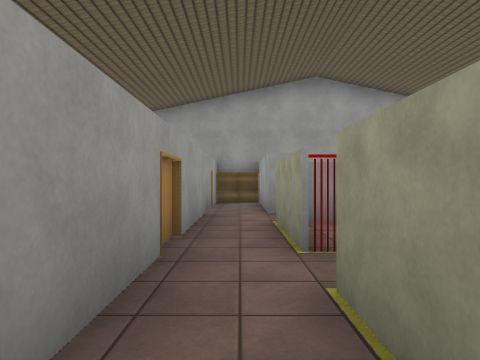
[1] (above)

17 first-person views from a walk through a 3-D level made in the Unity game engine. The camera is 1.3 m above the floor, looks level and sees 75° across. The floor is counted in squares, 2 m on a side. Each view is taken from the middle of a square. On the plan, view 1 faces up. The plan holds only what a view shows up to about 10 squares ahead; the rest is blank. The place goes on beyond the plan. The player is left out. Some surface patterns are stand-ins.

[2]
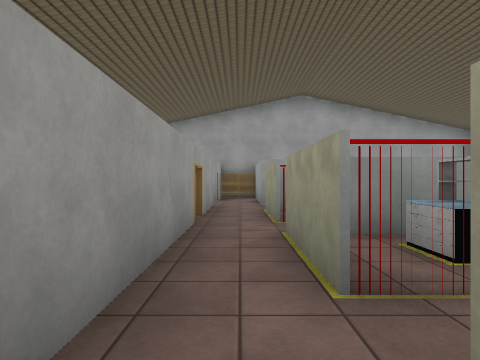

[3]
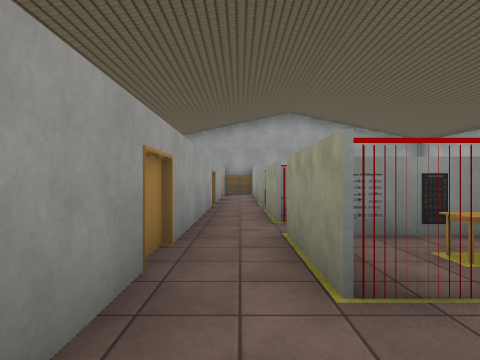

[4]
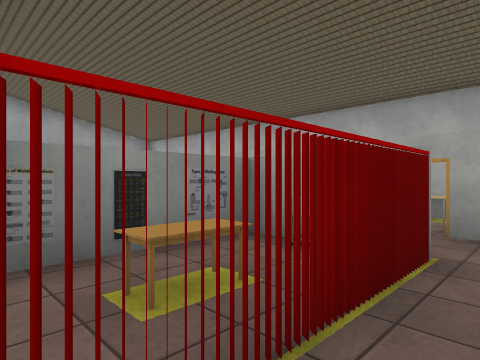

[5]
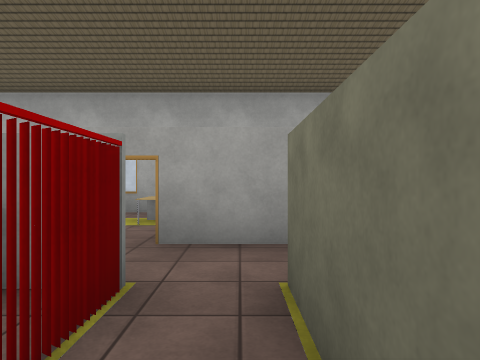

[6]
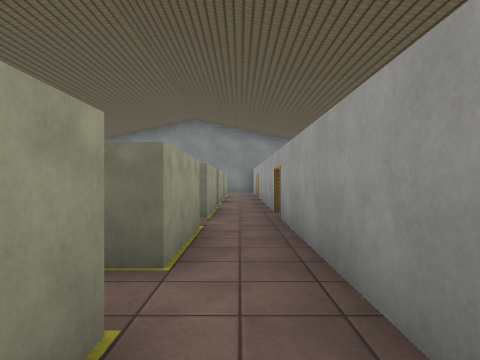

[7]
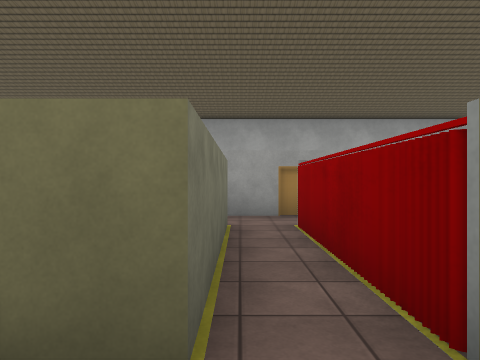

[8]
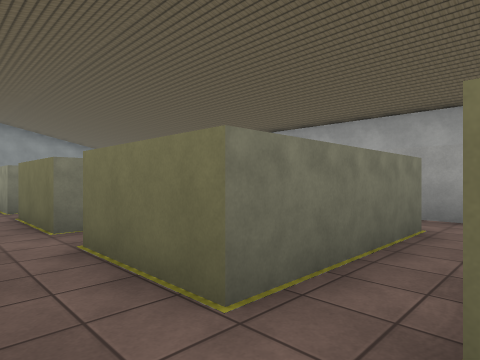

[9]
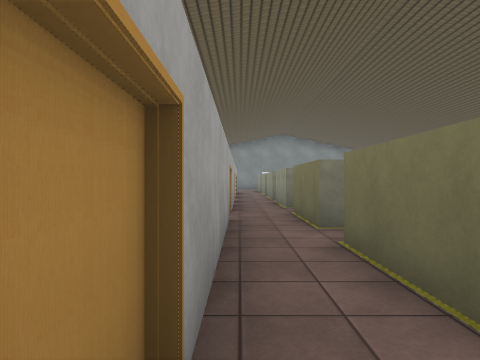

[10]
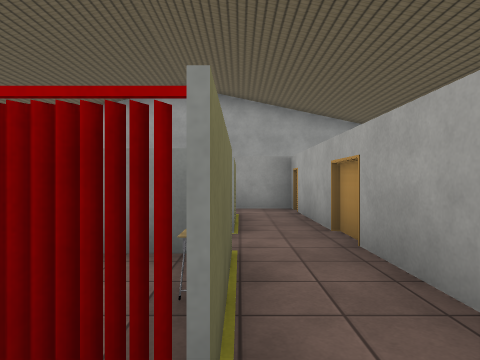

[11]
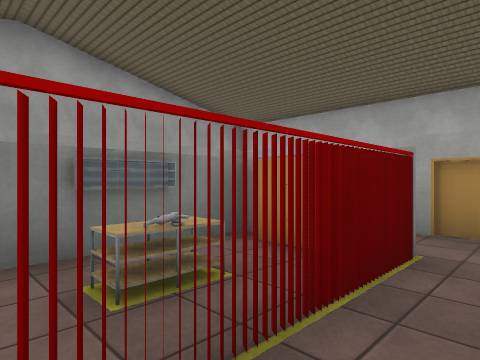

[12]
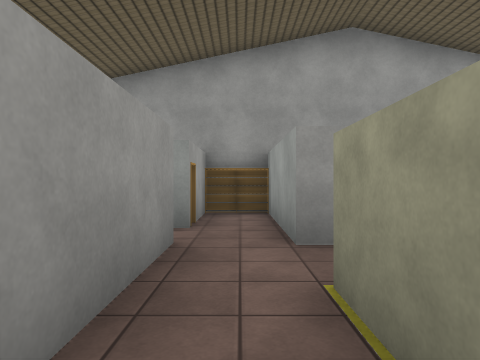

[13]
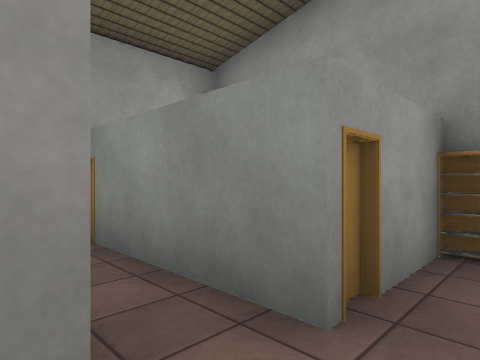

[14]
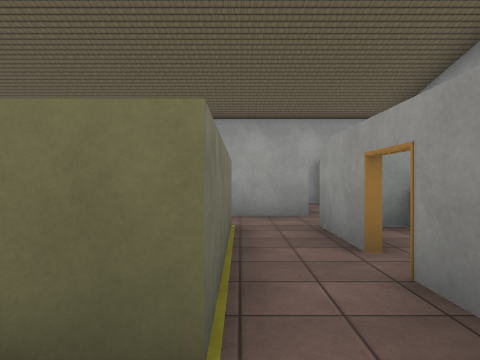

[15]
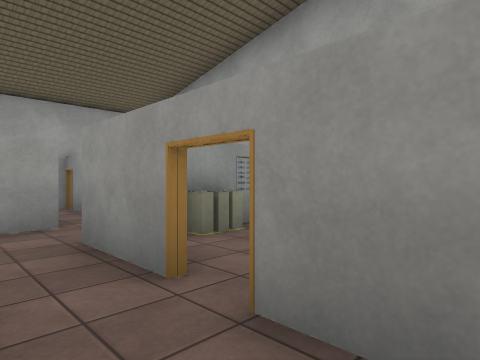

[16]
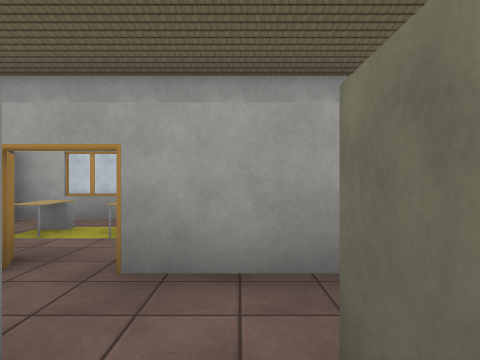

[17]
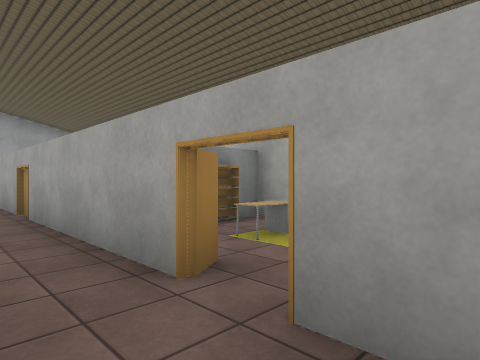

### Floor plan
Points are (right, up) in squares from view 1. A wall is a line through its corners. A room is listed if a view was taken in it or the views show most of it. See-through windows are left out.
Room 1 (views 1, 7, 11)
walls: (0.6, -0.2) (0.6, 1.8) (3.9, 1.8) (3.9, -0.2); (-0.7, 2.5) (-0.7, -0.5); (5.2, 0.1) (5.2, 2.6)
low walls: (1.7, 0.4) (1.7, 1.1)
ways out: opening at (0, 0.5) to room 2; opening at (5, 3) to room 4; opening at (0, 2) to room 5; gap at (2.5, 3) to room 6
Room 2 (views 2, 6, 10)
walls: (-0.7, -0.5) (-0.7, -3.5); (0.6, -3.4) (0.6, -1.1); (3.5, -1.2) (3.9, -1.2) (3.9, -3.2); (3.9, -3.4) (3.9, -1.3); (5.2, -2.4) (5.2, 0.1)
ways out: opening at (0, 0.5) to room 1; opening at (0, -2.5) to room 3
Room 3 (views 3, 4, 5, 16, 17)
walls: (-0.7, -3.5) (-0.7, -7.2); (0.6, -6.4) (0.6, -4.3) (3.9, -4.3) (3.9, -6.4); (5.2, -6.5) (5.2, -3.1)
low walls: (2.5, -2.6) (1.6, -2.6)
ways out: opening at (0, -2.5) to room 2; opening at (0, -5.5)
Room 4 (views 8, 9, 14, 15)
walls: (5.2, 2.6) (5.2, 6.1) (2.9, 6.1); (0.6, 4.9) (3.9, 4.9) (3.9, 2.8)
ways out: opening at (5, 3) to room 1
Room 5 (views 12, 13)
walls: (0.6, 6.1) (0.6, 9.1) (-0.7, 9.1) (-0.7, 7.2) (-3.8, 7.2) (-3.8, 6.9); (-0.7, 6.2) (-0.7, 2.5); (0.6, 2.8) (0.6, 4.9); (0.6, 9.2) (-0.7, 9.2)
ways out: opening at (0, 2) to room 1
Room 6 (no view inside)
walls: (3.6, 3.6) (3.6, 4.4); (3.9, 4.8) (0.8, 4.8)
ways out: gap at (2.5, 3) to room 1
objects: wheel (2, 4)

Where each view was taken, in squares from view 1:
view 1: 0 up, 0 right, facing up
view 2: 2 down, 0 right, facing up
view 3: 5 down, 0 right, facing up
view 4: 4 down, 1 right, facing up-right
view 5: 4 down, 2 right, facing right
view 6: 2 down, 0 right, facing down
view 7: 2 up, 5 right, facing left
view 8: 3 up, 5 right, facing down-left
view 9: 3 up, 5 right, facing down
view 10: 1 down, 4 right, facing up
view 11: 2 up, 1 right, facing up-right
view 12: 3 up, 0 right, facing up
view 13: 6 up, 0 right, facing up-left
view 14: 5 up, 5 right, facing left
view 15: 5 up, 4 right, facing up-left
view 16: 4 down, 3 right, facing right
view 17: 4 down, 4 right, facing up-right
